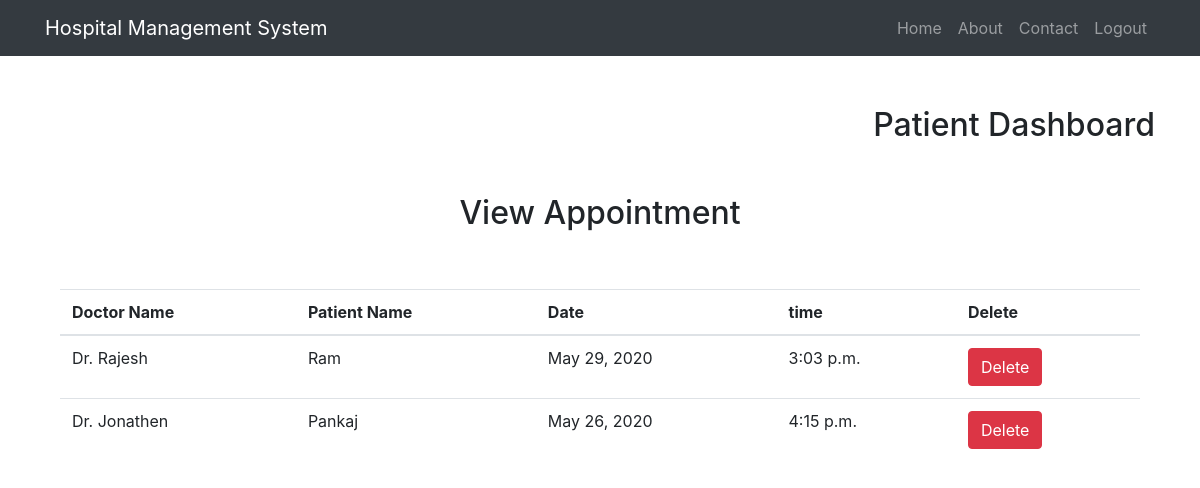
The page /view_appointment/ (signed in) on the database its author committed.
### hospital/models.py (models this page shows, shortened)
class Appointment(models.Model):
    doctor=models.ForeignKey(Doctor,on_delete=models.CASCADE)
    patient=models.ForeignKey(Patient,on_delete=models.CASCADE)
    date1=models.DateField()
    time1=models.TimeField()

class Doctor(models.Model):
    name=models.CharField(max_length=50)
    email=models.EmailField(max_length=50)
    special=models.CharField(max_length=50)
    salary=models.IntegerField(default=0)
    def __str__ (self):
        return self.name

class Patient(models.Model):
    name=models.CharField(max_length=50)
    mobile=models.IntegerField()
    address=models.CharField(max_length=150)
    symptoms=models.CharField(default='none',max_length=150)
    age=models.IntegerField(default=0)
    fees=models.CharField(max_length=30,default='Unpaid')
    def __str__ (self):
        return self.name

### hospital/views.py (the view)
# urls.py: path('view_appointment/',views.view_appointment,name='view_appointment'),
def view_appointment(request):
    if not request.user.is_staff:
        return redirect('hospital:login')
    appoint = Appointment.objects.all()
    d={'appoint':appoint}
    return render(request,'view_appointment.html',d)

### templates/view_appointment.html
{% extends 'navbar.html' %}
{% block body %}
<div class="container" style="margin-top:50px">
    <h2 class="text-center">View Appointment</h2>
    <br><br>
    <table class="table table-hover">
        <thead>
            <tr>
                <th>Doctor Name</th>
                <th>Patient Name</th>
                <th>Date</th>
                <th>time</th>
                <th>Delete</th>
            </tr>
        </thead>
        <tbody>
        {% for i in appoint %}
            <tr>
                <td>{{i.doctor}}</td>
                <td>{{i.patient}}</td>
                <td>{{i.date1}}</td>
                <td>{{i.time1}}</td>
                <td><a href="{% url 'hospital:delete_appointment' i.id %}" onclick="return confirm('Are Sure?')" class="btn btn-danger">Delete</a></td>
            </tr>
        {% endfor %}
        </tbody>
    </table>
{% endblock %}

### rows shown on the page
Appointment: doctor "Dr. Rajesh", patient "Ram", date1 "May 29, 2020", time1 "3:03 p.m."
Appointment: doctor "Dr. Jonathen", patient "Pankaj", date1 "May 26, 2020", time1 "4:15 p.m."
